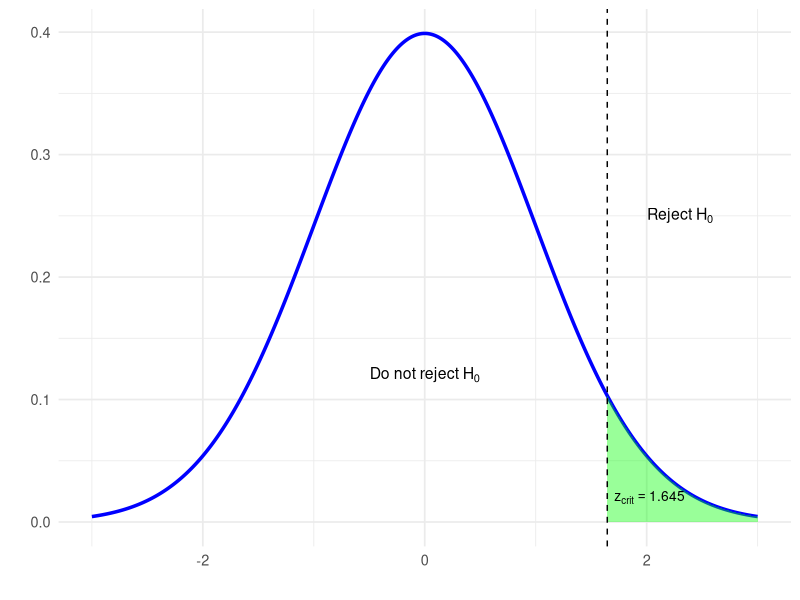
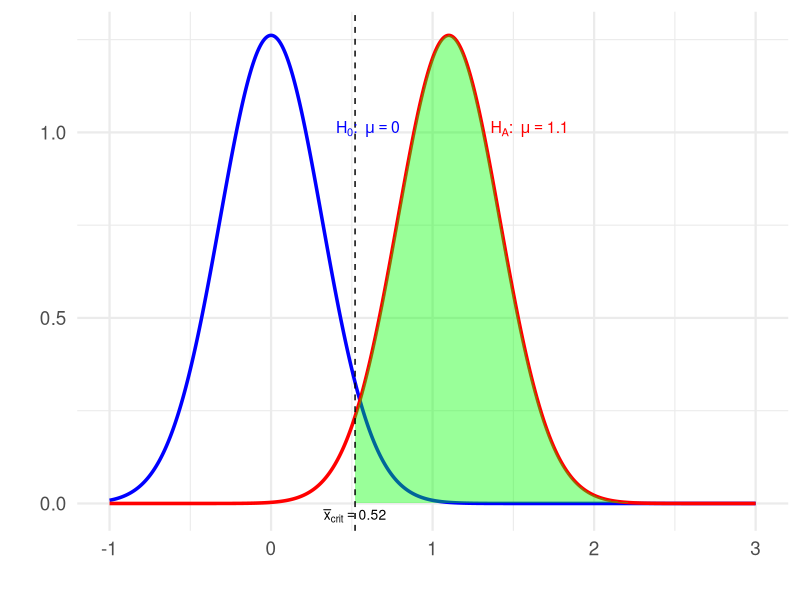
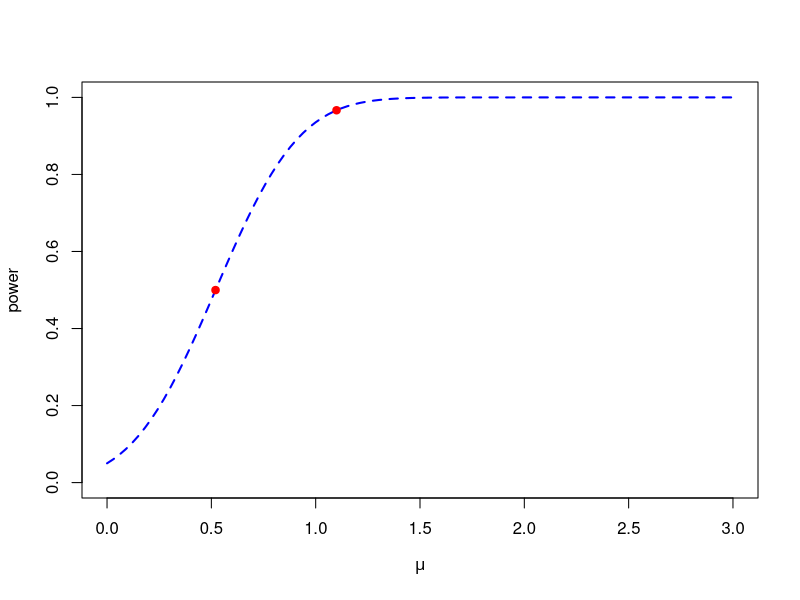

Reproduce these figures in R, in order.
## ---- chunk 1
library(ggplot2)

# Data
x <- seq(-3, 3, length = 1000)
y <- dnorm(x)
x_reject <- seq(1.645, 3, length = 500)
y_reject <- dnorm(x_reject)

# Plot
ggplot(data.frame(x, y), aes(x, y)) +
  geom_line(color = "blue", linewidth = 1.2) +
  geom_area(data = data.frame(x = x_reject, y = y_reject), 
            aes(x = x, y = y), fill = "green", alpha = 0.4) +
  geom_vline(xintercept = 1.645, linetype = "dashed") +
  annotate("text", x = 1.645, y = 0.02, 
           label = expression(z[crit] == 1.645), hjust = -0.1, size = 3.5) +
  annotate("text", x = 0, y = 0.12, 
           label = expression("Do not reject " * H[0]), size = 4) +
  annotate("text", x = 2.3, y = 0.25, 
           label = expression("Reject " * H[0]), size = 4) +
  labs(x = "", y = "") +
  theme_minimal(base_size = 13)
## ---- chunk 2
library(ggplot2)

# Parameters
mu_0 <- 0
mu_a <- 1.1
sigma <- 1 / sqrt(10)
x_vals <- seq(-1, 3, length.out = 1000)

# Distributions
df <- data.frame(
  x = x_vals,
  y0 = dnorm(x_vals, mean = mu_0, sd = sigma),
  yA = dnorm(x_vals, mean = mu_a, sd = sigma)
)

# Rejection region under H_A
x_reject <- seq(0.52, 3, length.out = 500)
y_reject <- dnorm(x_reject, mean = mu_a, sd = sigma)

# Critical value height (for vertical dashed line)
y_crit <- dnorm(0.52, mean = mu_a, sd = sigma)

ggplot(df, aes(x)) +
  geom_line(aes(y = y0), color = "blue", linewidth = 1.2) +
  geom_line(aes(y = yA), color = "red", linewidth = 1.2) +
  geom_area(data = data.frame(x = x_reject, y = y_reject),
            aes(x = x, y = y), fill = "green", alpha = 0.4) +
  geom_vline(xintercept = 0.52, linetype = "dashed") +
  annotate("text", x = 0.52, y = -0.01, label = expression(bar(x)[crit] == 0.520), vjust = 1.2, size = 3.5) +
  labs(x = "", y = "") +
  theme_minimal(base_size = 17) +
  annotate("text", x = 0.6, y = 0.8 * max(df$y0), label = expression(H[0] * ":  " * mu == 0), color = "blue", size = 4) +
  annotate("text", x = 1.6, y = 0.8 * max(df$yA), label = expression(H[A] * ":  " * mu == 1.1), color = "red", size = 4)
## ---- chunk 3
# Step 1: Define parameters
n <- 10
alpha <- 0.05
mu0 <- 0
sigma <- 1
z_crit <- qnorm(1 - alpha)  # = 1.645
xbar_crit <- mu0 + z_crit * sigma / sqrt(n)  # ≈ 0.520

# Step 2: Create a sequence of true means
mu_vals <- seq(0, 3, length.out = 100)

# Step 3: Calculate power for each mu
power <- 1 - pnorm((xbar_crit - mu_vals) / (sigma / sqrt(n)))

plot(mu_vals, power, type = "l", lty = 2, col = "blue", lwd = 2,
     ylab = "power", xlab = expression(mu), ylim = c(0, 1))

# Add red points at mu = 0.52 and mu = 1.1
points(c(0.52, 1.1), 1 - pnorm((xbar_crit - c(0.52, 1.1)) / (sigma / sqrt(n))),
       pch = 19, col = "red")
